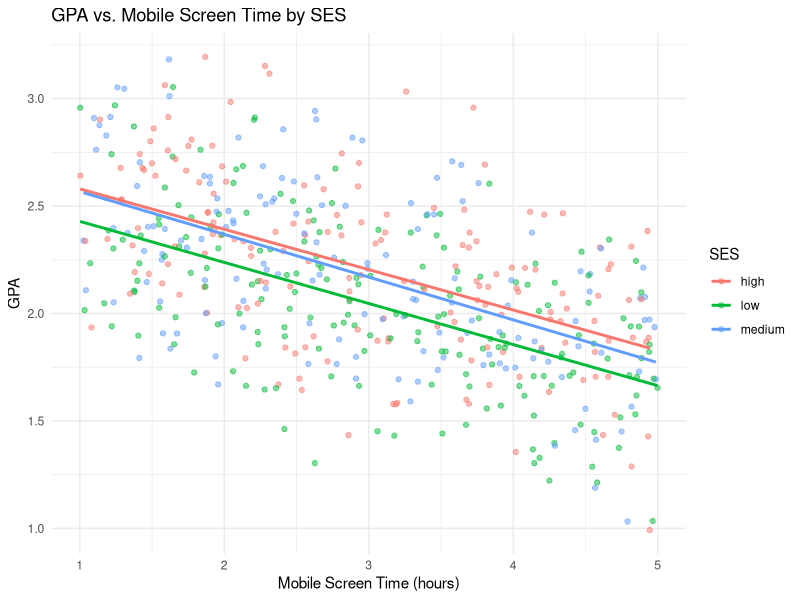
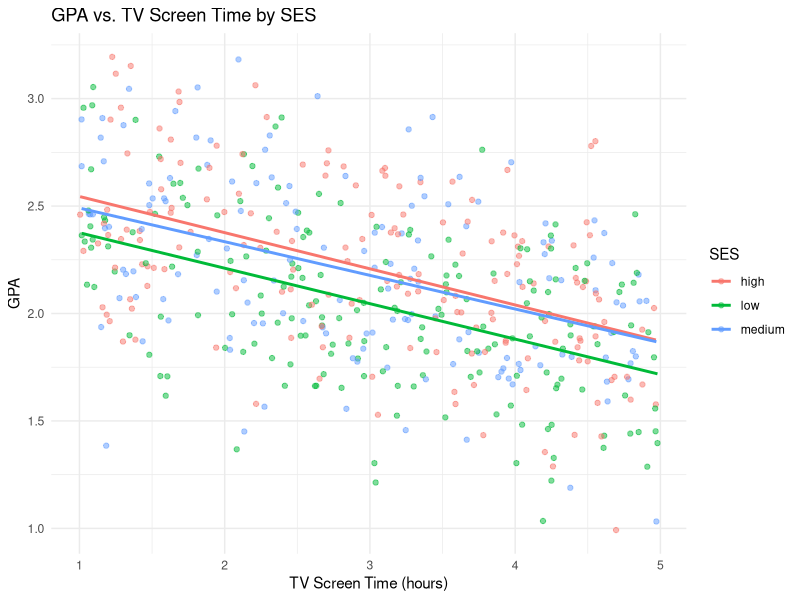

Reproduce these figures in R, in order.
set.seed(123) # Ensure reproducibility 

n <- 500 

# Generating synthetic data with a clearer linear relationship 

data <- data.frame( 
  
  mobile_hours = runif(n, 1, 5), # Mobile screen time in hours 
  
  tv_hours = runif(n, 1, 5), # TV screen time in hours 
  
  physical_activity = runif(n, 0, 10), # Physical activity in hours per week 
  
  sleep_quality = sample(1:10, n, replace = TRUE), # Sleep quality on a scale of 1 to 10 
  
  SES = sample(c("low", "medium", "high"), n, replace = TRUE), # Socioeconomic status 
  
  age = sample(12:18, n, replace = TRUE) # Age in years 
  
) 

# Convert SES to a numeric scale for simplicity 

data$SES_numeric <- as.numeric(factor(data$SES, levels = c("low", "medium", "high"))) 

# Adjusting academic performance to ensure a linear relationship 

data$GPA <- with(data, 
                 
                 3 +  
                   
                   -0.2 * mobile_hours + # Negative impact from mobile screen time 
                   
                   -0.15 * tv_hours + # Negative impact from TV screen time 
                   
                   0.05 * physical_activity + # Positive impact from physical activity 
                   
                   0.1 * sleep_quality / 10 + # Positive impact from sleep quality 
                   
                   0.1 * SES_numeric + # Positive impact from higher SES 
                   
                   -0.02 * age + # Slight negative impact from older age 
                   
                   rnorm(n, mean = 0, sd = 0.25) # Random noise 
                 
) 


library(ggplot2) 

# Visualizing GPA against mobile hours with SES as color 

ggplot(data, aes(x = mobile_hours, y = GPA, color = SES)) + 
  
  geom_point(alpha = 0.5) + 
  
  geom_smooth(method = "lm", se = FALSE) + 
  
  theme_minimal() + 
  
  labs(title = "GPA vs. Mobile Screen Time by SES", 
       x = "Mobile Screen Time (hours)", 
       y = "GPA") 

# Visualizing GPA against TV hours with SES as color 

ggplot(data, aes(x = tv_hours, y = GPA, color = SES)) + 
  
  geom_point(alpha = 0.5) + 
  
  geom_smooth(method = "lm", se = FALSE) + 
  
  theme_minimal() + 
  
  labs(title = "GPA vs. TV Screen Time by SES", x = "TV Screen Time (hours)", y = "GPA") 